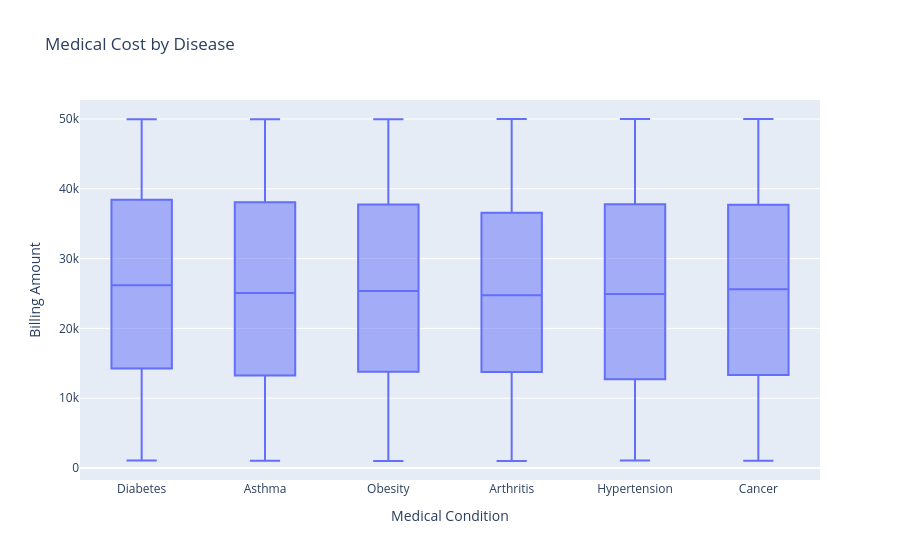

Write notebook code for a chart like this one.
### Markdown cell above
# Medical cost by disease

### Code cell
fig = px.box(
    df,
    x="Medical Condition",
    y="Billing Amount",
    title="Medical Cost by Disease"
)
fig.show()

### Figure 1 — Plotly figure (JSON) as saved in the notebook; plotly's stock layout.template omitted (floating-point values rounded to 4 significant figures; data arrays with more than 128 entries replaced by an {"elided": "..."} marker saying what was removed)
{"data": [{"alignmentgroup": "True", "hovertemplate": "Medical Condition=%{x}<br>Billing Amount=%{y}<extra></extra>", "legendgroup": "", "marker": {"color": "#636efa"}, "name": "", "notched": false, "offsetgroup": "", "orientation": "v", "showlegend": false, "type": "box", "x": {"elided": "10000 str values"}, "x0": " ", "xaxis": "x", "y": {"elided": "10000 float values"}, "y0": " ", "yaxis": "y"}], "layout": {"boxmode": "group", "legend": {"tracegroupgap": 0}, "title": {"text": "Medical Cost by Disease"}, "xaxis": {"anchor": "y", "domain": [0, 1], "title": {"text": "Medical Condition"}}, "yaxis": {"anchor": "x", "domain": [0, 1], "title": {"text": "Billing Amount"}}}}
